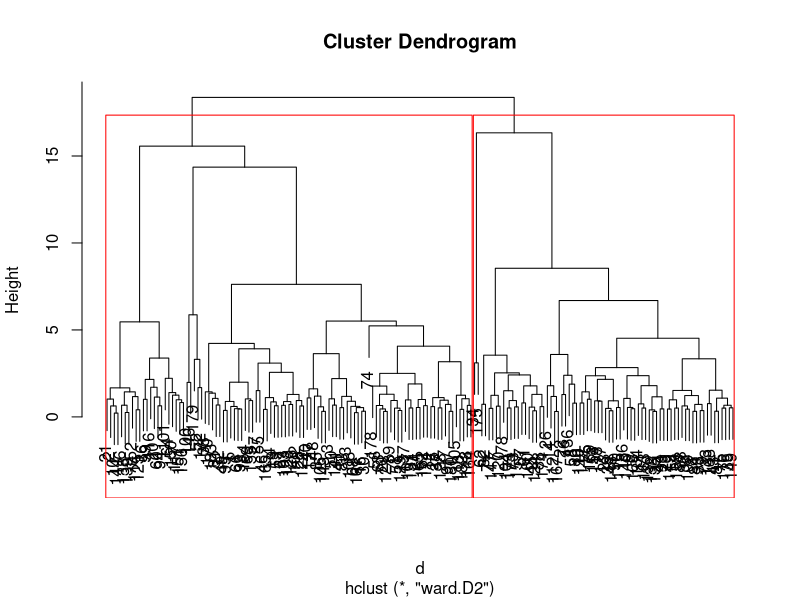
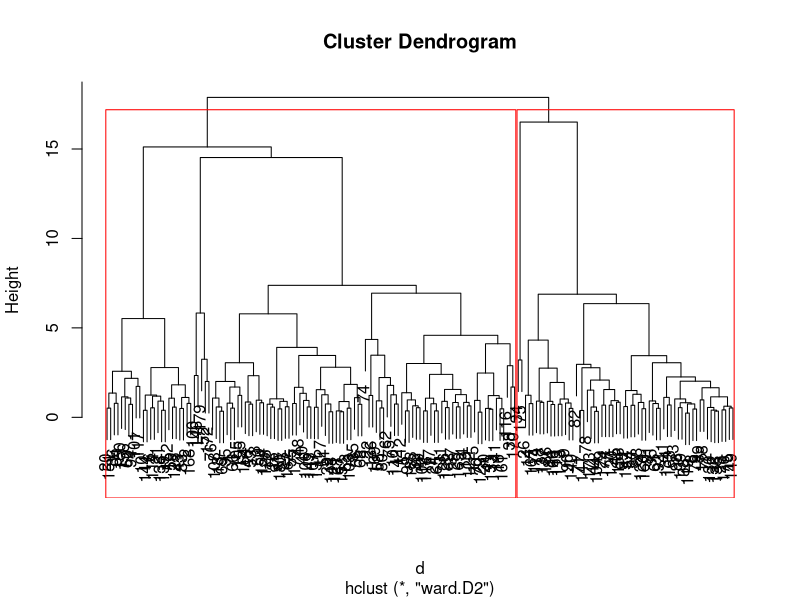
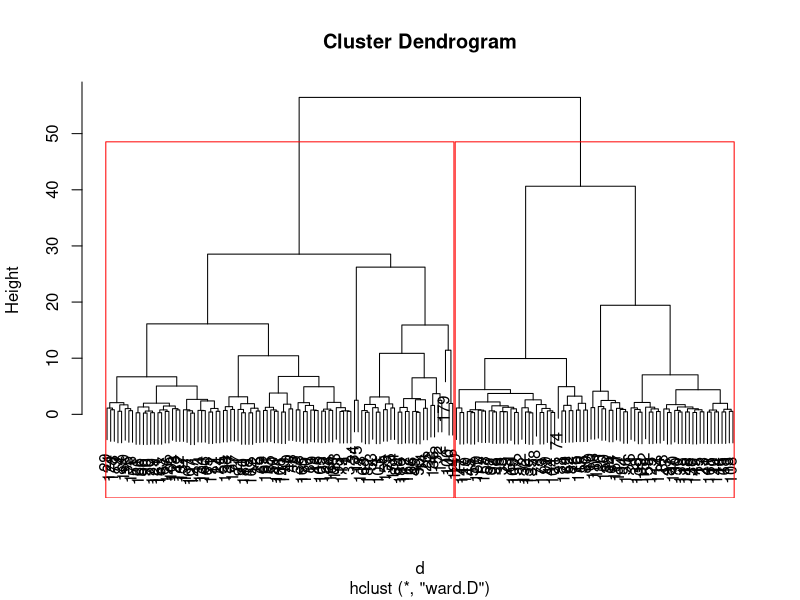
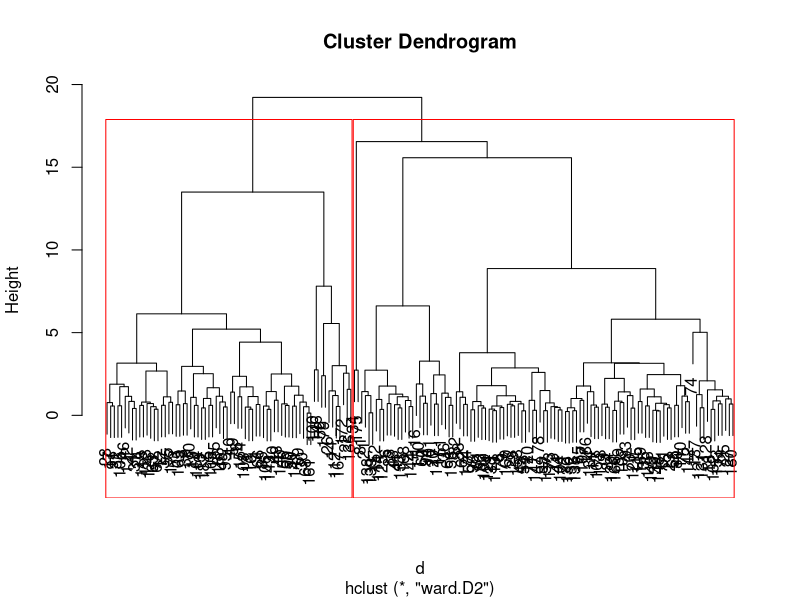
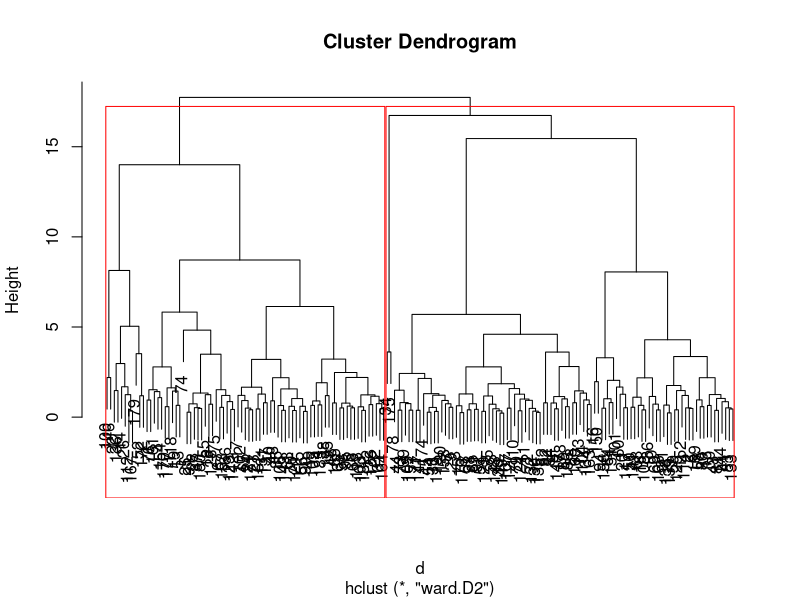
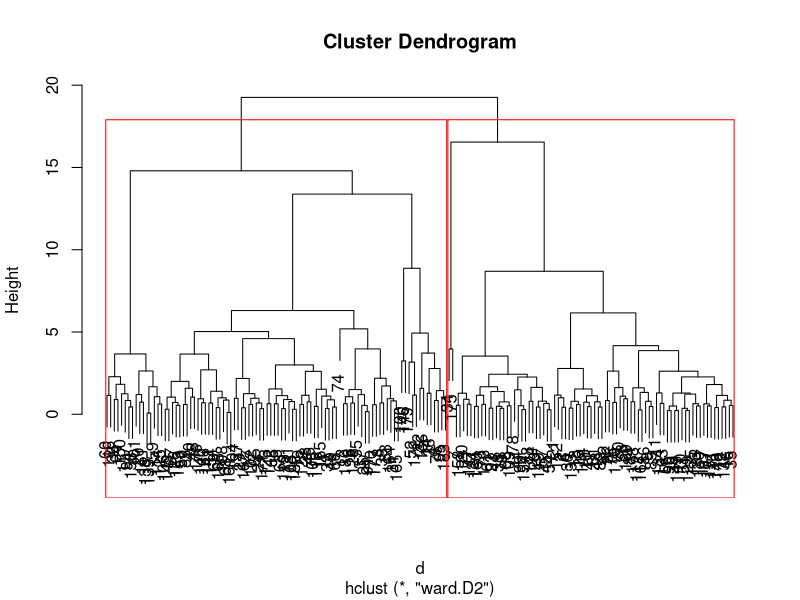
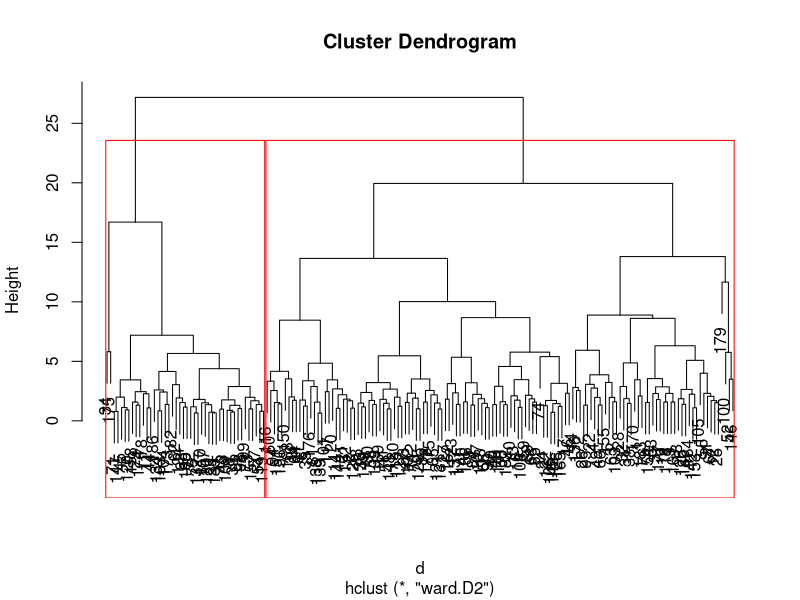

The R script that drew these images, in order:
## ---- chunk 1
knitr::opts_chunk$set(echo = TRUE)
## ---- chunk 2
library(fpc)
library(cluster)
Data<-read.csv("economic2018data.csv")
EconomicData<-Data[,c(2,5,7:24,26:34)]
colnames(EconomicData)<-c("Name","Rank","Score","Property","Judicial","Gov","Tax","GovSpending",
                          "FiscalHealth","BusinessFreedom","LaborFreedom","MonetaryFreedom","TradeFreedom",
                          "InvestmentFreedom","FinancialFreedom","Tariff","IncomeTax","CorporateTax",
                          "TaxBurdernOfGDP","GovExpendOfGDP","Population","GDP","GDPGrowth","5YearGrowth",
                          "GDPperCapita","Unemployment","Inflation","FDIinflow","PublicDebt")
for (i in 2:29){
  EconomicData[,i]<-as.numeric(as.character(EconomicData[,i]))
}

EconomicData<-EconomicData[complete.cases(EconomicData),]
EconomicData[,c(2:29)]<-scale(EconomicData[,c(2:29)])
head(EconomicData)
## ---- chunk 3
set.seed(1)

BusinessFreedomClusterData<-EconomicData[c(10,3,22,23,26)]

d <- dist(BusinessFreedomClusterData, method = "euclidean")
fit <- hclust(d, method="ward.D2")
groups <- cutree(fit, k=2)
plot(fit)
rect.hclust(fit, k=2, border="red") #two clearly defined groups

Clusters<-cbind(BusinessFreedomClusterData,groups)
Cluster1<-Clusters[which(Clusters$groups==1),]
Cluster2<-Clusters[which(Clusters$groups==2),]
(Cluster1centroid <- colMeans(Cluster1[,c(1:5)])) #cluster 1 center
(Cluster2centroid <- colMeans(Cluster2[,c(1:5)])) #cluster 2 center
## ---- chunk 4
set.seed(1)

LaborFreedomClusterData<-EconomicData[c(11,3,22,23,26)]

d <- dist(LaborFreedomClusterData, method = "euclidean")
fit <- hclust(d, method="ward.D2")
groups <- cutree(fit, k=2)
plot(fit)
rect.hclust(fit, k=2, border="red") #two clearly defined groups

Clusters<-cbind(LaborFreedomClusterData,groups)
Cluster1<-Clusters[which(Clusters$groups==1),]
Cluster2<-Clusters[which(Clusters$groups==2),]
(Cluster1centroid <- colMeans(Cluster1[,c(1:5)])) #cluster 1 center
(Cluster2centroid <- colMeans(Cluster2[,c(1:5)])) #cluster 2 center
## ---- chunk 5
set.seed(1)

MonetaryFreedomClusterData<-EconomicData[c(12,3,22,23,26)]

d <- dist(MonetaryFreedomClusterData, method = "euclidean")
fit <- hclust(d, method="ward.D")
groups <- cutree(fit, k=2)
plot(fit)
rect.hclust(fit, k=2, border="red") #two clearly defined groups

Clusters<-cbind(MonetaryFreedomClusterData,groups)
Cluster1<-Clusters[which(Clusters$groups==1),]
Cluster2<-Clusters[which(Clusters$groups==2),]
(Cluster1centroid <- colMeans(Cluster1[,c(1:5)])) #cluster 1 center
(Cluster2centroid <- colMeans(Cluster2[,c(1:5)])) #cluster 2 center
## ---- chunk 6
set.seed(1)

TradeFreedomClusterData<-EconomicData[c(13,3,22,23,26)]

d <- dist(TradeFreedomClusterData, method = "euclidean")
fit <- hclust(d, method="ward.D2")
groups <- cutree(fit, k=2)
plot(fit)
rect.hclust(fit, k=2, border="red") #two clearly defined groups

Clusters<-cbind(TradeFreedomClusterData,groups)
Cluster1<-Clusters[which(Clusters$groups==1),]
Cluster2<-Clusters[which(Clusters$groups==2),]
(Cluster1centroid <- colMeans(Cluster1[,c(1:5)])) #cluster 1 center
(Cluster2centroid <- colMeans(Cluster2[,c(1:5)])) #cluster 2 center
## ---- chunk 7
set.seed(1)

InvestmentFreedomClusterData<-EconomicData[c(14,3,22,23,26)]

d <- dist(InvestmentFreedomClusterData, method = "euclidean")
fit <- hclust(d, method="ward.D2")
groups <- cutree(fit, k=2)
plot(fit)
rect.hclust(fit, k=2, border="red") #two clearly defined groups

Clusters<-cbind(InvestmentFreedomClusterData,groups)
Cluster1<-Clusters[which(Clusters$groups==1),]
Cluster2<-Clusters[which(Clusters$groups==2),]
(Cluster1centroid <- colMeans(Cluster1[,c(1:5)])) #cluster 1 center
(Cluster2centroid <- colMeans(Cluster2[,c(1:5)])) #cluster 2 center
## ---- chunk 8
set.seed(1)

FinancialFreedomClusterData<-EconomicData[c(15,3,22,23,26)]

d <- dist(FinancialFreedomClusterData, method = "euclidean")
fit <- hclust(d, method="ward.D2")
groups <- cutree(fit, k=2)
plot(fit)
rect.hclust(fit, k=2, border="red") #two clearly defined groups

Clusters<-cbind(FinancialFreedomClusterData,groups)
Cluster1<-Clusters[which(Clusters$groups==1),]
Cluster2<-Clusters[which(Clusters$groups==2),]
(Cluster1centroid <- colMeans(Cluster1[,c(1:5)])) #cluster 1 center
(Cluster2centroid <- colMeans(Cluster2[,c(1:5)])) #cluster 2 center
## ---- chunk 9
set.seed(1)

AllClusterData<-EconomicData[c(10:15,3,22,23,26)]

d <- dist(AllClusterData, method = "euclidean")
fit <- hclust(d, method="ward.D2")
groups <- cutree(fit, k=2)
plot(fit)
rect.hclust(fit, k=2, border="red") #two clearly defined groups

Clusters<-cbind(AllClusterData,groups)
Cluster1<-Clusters[which(Clusters$groups==1),]
Cluster2<-Clusters[which(Clusters$groups==2),]
(Cluster1centroid <- colMeans(Cluster1[,c(1:10)])) #cluster 1 center
(Cluster2centroid <- colMeans(Cluster2[,c(1:10)])) #cluster 2 center
